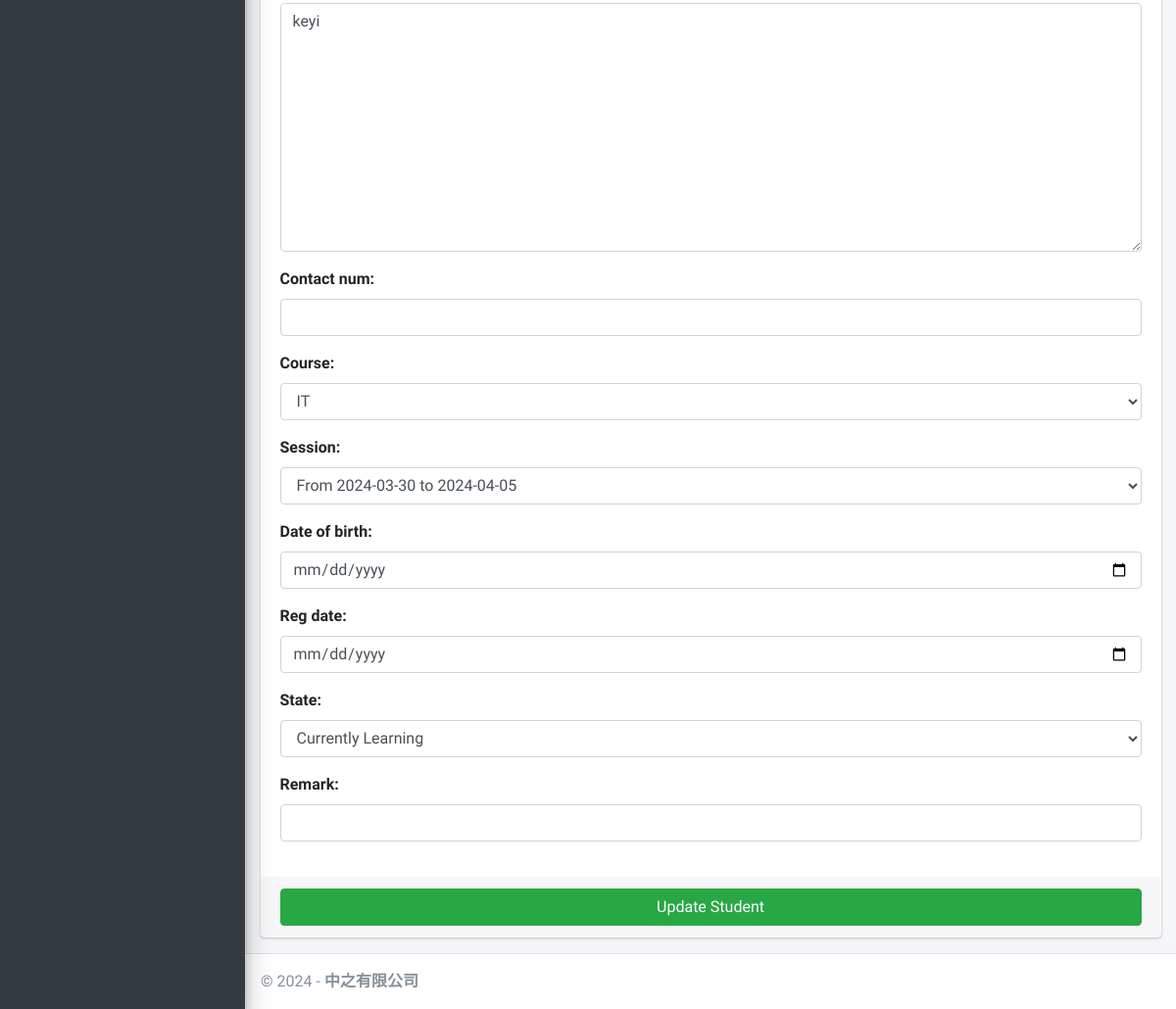
The page /student/edit/2 (signed in, lower part) on the database as committed earlier.
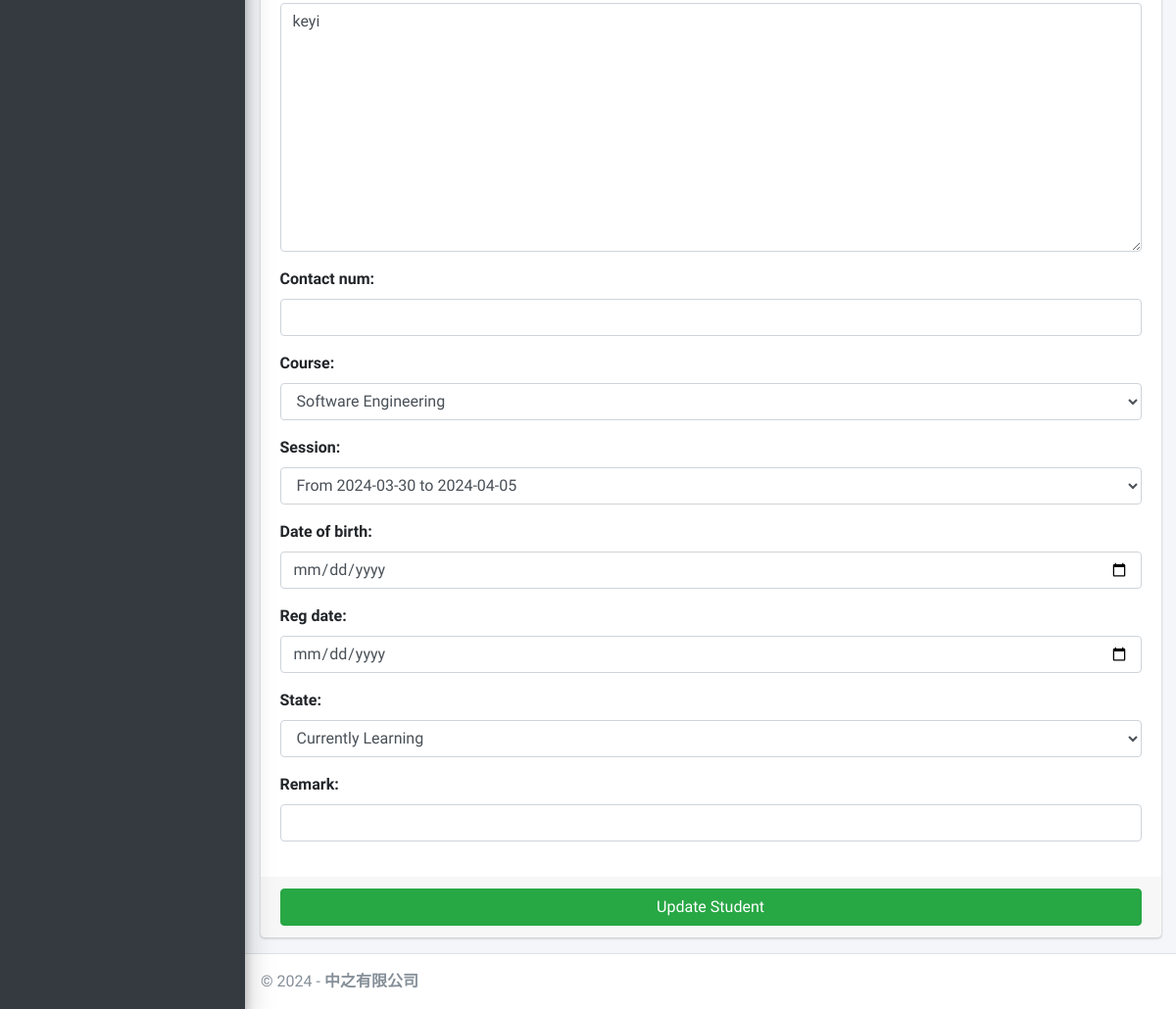
The same page on the database as committed later.
### main_app/models.py (models this page shows, shortened)
class Student(models.Model):
    admin = models.OneToOneField(CustomUser, on_delete=models.CASCADE)
    course = models.ForeignKey(Course, on_delete=models.DO_NOTHING, null=True, blank=False)
    session = models.ForeignKey(Session, on_delete=models.DO_NOTHING, null=True)
    date_of_birth = models.DateField(blank=True, null=True)
    reg_date = models.DateField(blank=True, null=True)
    state = models.CharField(max_length = 30, blank = True) #learning/completed/pending refund

### main_app/hod_views.py (the view)
def edit_student(request, student_id):
    student = get_object_or_404(Student, id=student_id)
    form = StudentForm(request.POST or None, instance=student)
    context = {
        'form': form,
        'student_id': student_id,
        'page_title': 'Edit Student'
    }
    if request.method == 'POST':
        if form.is_valid():
            first_name = form.cleaned_data.get('first_name')
            last_name = form.cleaned_data.get('last_name')
            gender = form.cleaned_data.get('gender')
            date_of_birth = form.cleaned_data.get('date_of_birth')
            address = form.cleaned_data.get('address')
            contact_num = form.cleaned_data.get('contact_num')
            reg_date = form.cleaned_data.get('reg_date')
            state= form.cleaned_data.get('state')
            remark= form.cleaned_data.get('remark')
            username = form.cleaned_data.get('username')
            email = form.cleaned_data.get('email')
            password = form.cleaned_data.get('password') or None
            course = form.cleaned_data.get('course')
            session = form.cleaned_data.get('session')
            passport = request.FILES.get('profile_pic') or None
            try:
                user = CustomUser.objects.get(id=student.admin.id)
                if passport != None:
                    fs = FileSystemStorage()
                    filename = fs.save(passport.name, passport)
                    passport_url = fs.url(filename)
                    user.profile_pic = passport_url
                user.username = username
                user.email = email
                if password != None:
                    user.set_password(password)
                user.first_name = first_name
                user.last_name = last_name
                user.gender = gender
                student.session = session
                student.date_of_birth = date_of_birth
                user.address = address
                user.contact_num = contact_num
                student.reg_date = reg_date
                student.state = state
                user.remark = remark
                student.course = course
                user.save()
                student.save()
                messages.success(request, "Successfully Updated")
                return redirect(reverse('edit_student', args=[student_id]))
            except Exception as e:
                messages.error(request, "Could Not Update " + str(e))
        else:
            messages.error(request, "Please Fill Form Properly!")
    else:
        return render(request, "hod_template/edit_student_template.html", context)

### main_app/forms.py
class StudentForm(CustomUserForm):
    date_of_birth = forms.DateField(required=False, widget=forms.DateInput(attrs={'type': 'date'}))
    reg_date = forms.DateField(required=False, widget=forms.DateInput(attrs={'type': 'date'}))
    state = forms.ChoiceField(choices=[('Currently Learning','Currently Learning'), ('Completed','Completed'), ('Refund', 'Refund')])
    def __init__(self, *args, **kwargs):
        super(StudentForm, self).__init__(*args, **kwargs)
        self.fields['remark'] = self.fields.pop('remark')
    class Meta(CustomUserForm.Meta):
        model = Student
        fields = CustomUserForm.Meta.fields + \
            ['course', 'session','date_of_birth','reg_date','state']

### main_app/models.py (called while the page is built)
    def __str__(self):
        return "From " + str(self.start_year) + " to " + str(self.end_year)

    def __str__(self):
        return self.last_name + ", " + self.first_name

    def __str__(self):
        return self.name

### main_app/templates/hod_template/edit_student_template.html (shortened to what this page needs)
{% extends 'main_app/base.html' %}
{% load static %}
{% block content %}
<section class="content">
    <div class="container-fluid">
        <div class="row">
            <div class="col-md-12">
                <div class="card card-dark">
                    {% include "main_app/form_template.html" with messages=messages  form=form button_text="Update Student"%}
                </div>
            </div>
        </div>
    </div>
</section>
{% endblock content %}

### main_app/templates/main_app/form_template.html (shortened to what this page needs)
<form role="form" method="POST" enctype="multipart/form-data">
    <div class="card-body">
        {% for field in form  %}
        <div class="form-group">
            {{field.label_tag}}
            {{field}}
        </div>
        {% endfor %}
    </div>
    <div class="card-footer">
        <button type="submit" class="btn btn-success btn-block">
            {% if button_text %}
            {{button_text}}
            {% else %}
            Submit
            {% endif %}
        </button>
    </div>
</form>

Rows that differ between the two databases and show on the page:
changed Student "Currently Learning": course "IT" → "Software Engineering"
